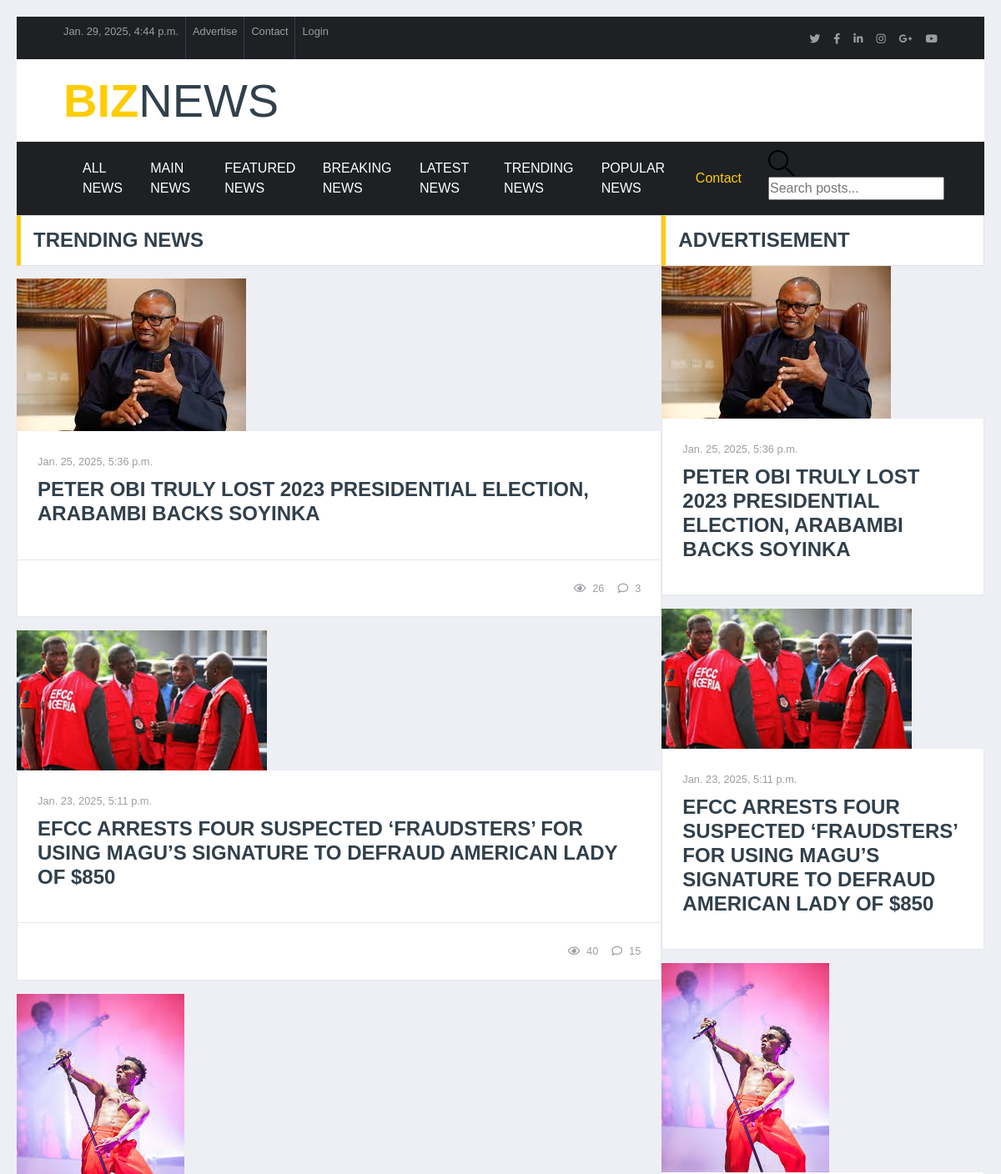
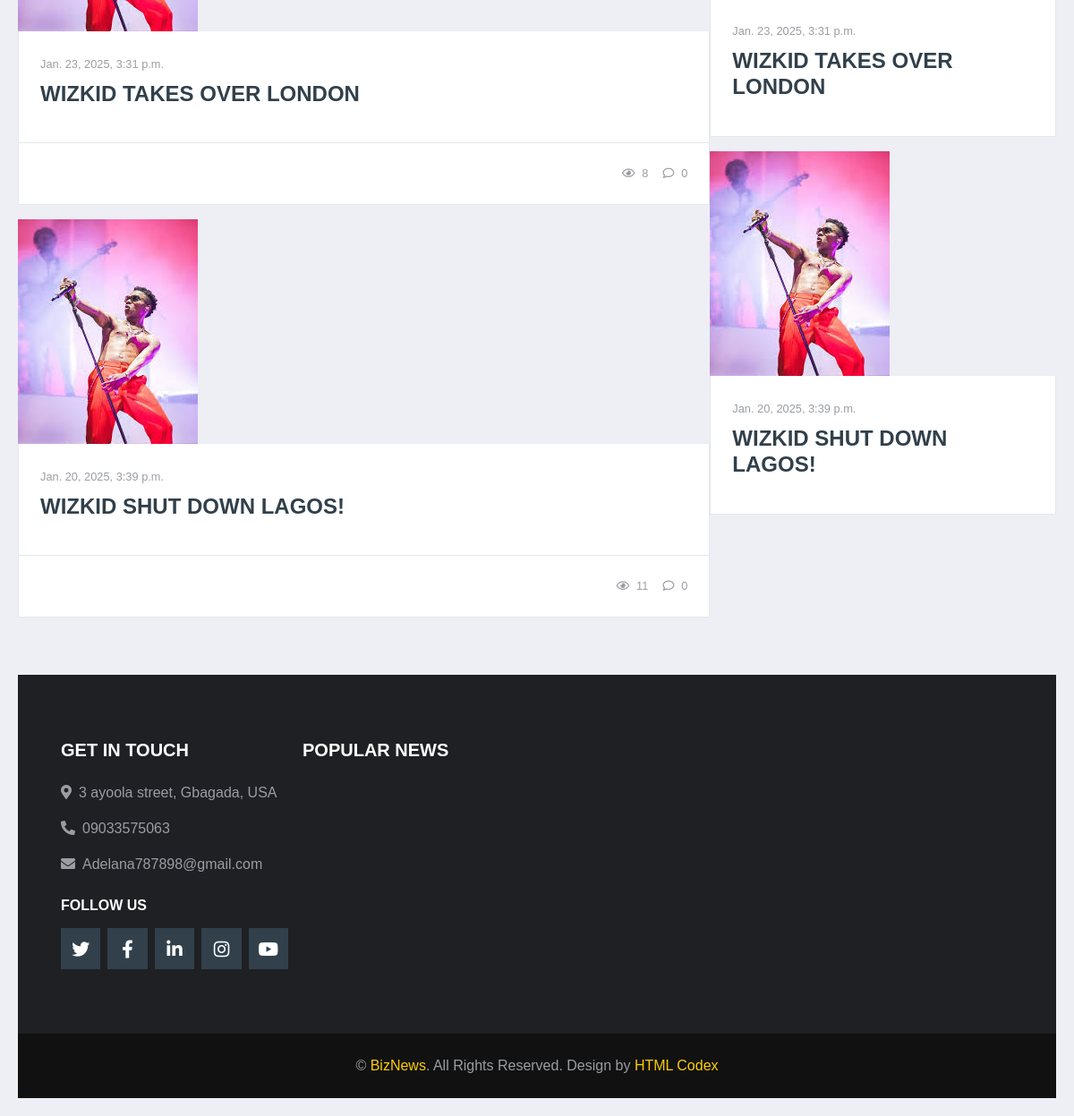
Screenshot of /trending-news/ with the database file from the repository (2 pictures, top to bottom).
### biznews/models.py (models this page shows, shortened)
class Post(models.Model):
    profile = models.ForeignKey('Profile', related_name='posts', on_delete=models.CASCADE)
    title = models.CharField(max_length=100)
    content = models.TextField()
    category = models.ManyToManyField('Category')
    image = models.ImageField(upload_to='images/', default='images/default.jpg')
    date_posted = models.DateTimeField(auto_now_add=True)
    view_count = models.IntegerField(default=0)
    class Meta:
        ordering = ['-date_posted']

### biznews/views.py (the view)
# urls.py: path('trending-news/', views.trending_news, name='trending-news'),
def trending_news(request):
    trending_news = Post.objects.filter(category__name='Trending News')
    advertisement_news = Post.objects.filter(category__name='Advertisement News')
    current_date = datetime.now()
    return render(request, 'trending_news.html', {'trending_news': trending_news, 'advertisement_news': advertisement_news, 'current_date': current_date})

### template/trending_news.html (shortened to what this page needs)
{% extends 'main.html'   %}
{% load static  %}
{% block content  %}
<div class="container-fluid p-0">
    <div class="row no-gutters">
        <div class="col-lg-8">
            <div class="section-title">
                <h4 class="m-0 text-uppercase font-weight-bold">TRENDING NEWS</h4>
            </div>
            {% for post in trending_news %}
                <div class="position-relative mb-3">
                    <img class="img-fluid h-100" src="{{post.image.url}}" style="object-fit: cover;">
                    <div class="bg-white border border-top-0 p-4">
                        <div class="mb-2">
                                <a class="text-body" href=""><small>{{post.date_posted}}</small></a>
                        </div>
                        <a class="h4 d-block mb-3 text-secondary text-uppercase font-weight-bold" href="{% if post.id %}{% url 'article' post.id %}{% else %}#{% endif %}">{{post.title}}</a>
                    </div>
                    <div class="d-flex justify-content-between bg-white border border-top-0 p-4">
                        <div class="d-flex align-items-center">
                            <small class="ml-3"><i class="far fa-eye mr-2"></i>{{ post.view_count }}</small>
                            <small class="ml-3"><i class="far fa-comment mr-2"></i>{{post.comments.count}}</small>
                        </div>
                    </div>
                </div>
            {% endfor %}
        </div>
        <div class="col-lg-4">
            <div class="section-title mb-0">
                <h4 class="m-0 text-uppercase font-weight-bold">Advertisement</h4>
            </div>
            {% for post in advertisement_news %}
                <div class="position-relative mb-3">
                    <img class="img-fluid h-100" src="{{post.image.url}}" style="object-fit: cover;">                    <div class="bg-white border border-top-0 p-4">
                        <div class="mb-2">
                                <a class="text-body" href=""><small>{{post.date_posted}}</small></a>
                        </div>
                        <a class="h4 d-block mb-3 text-secondary text-uppercase font-weight-bold" href="{% if post.id %}{% url 'article' post.id %}{% else %}#{% endif %}">{{post.title}}</a>
                    </div>
                </div>
            {% endfor %}
        </div>
    </div>
</div>
{% include 'footer.html' %}
{% endblock  %}

### rows the page displays
Post: image (picture), date_posted "Jan. 25, 2025, 5:36 p.m.", title "PETER OBI TRULY LOST 2023 PRESIDENTIAL ELECTION, ARABAMBI BACKS SOYINKA", view_count "26", comments.count "3"
Post: image (picture), date_posted "Jan. 23, 2025, 5:11 p.m.", title "EFCC ARRESTS FOUR SUSPECTED ‘FRAUDSTERS’ FOR USING MAGU’S SIGNATURE TO DEFRAUD AMERICAN LADY OF $850", view_count "40", comments.count "15"
Post: image (picture), date_posted "Jan. 23, 2025, 3:31 p.m.", title "WIZKID TAKES OVER LONDON", view_count "8", comments.count "0"
Post: image (picture), date_posted "Jan. 20, 2025, 3:39 p.m.", title "WIZKID SHUT DOWN LAGOS!", view_count "11", comments.count "0"
